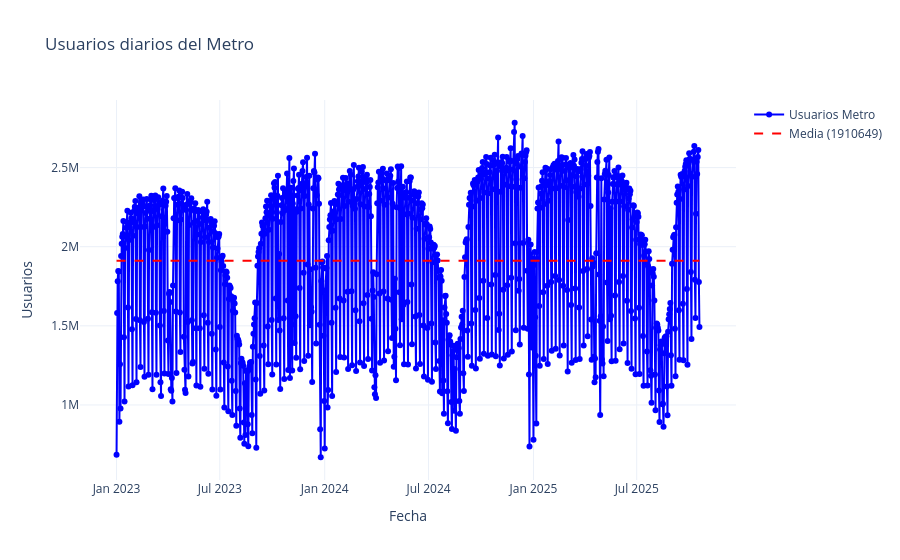

Notebook source saved alongside this figure:
### Markdown cell above
El Metro concentra la mayor demanda diaria de usuarios, superando los 1.9 millones. Los autobuses EMT ocupan el segundo lugar.

## Patrones de demanda
Centrandonos en el metro vamos a averiguar si existen patrones en el uso:

### Code cell
# Vamos a generar un gráfico con la evolución del nº de usuarios diarios a lo largo del tiempo
import plotly.graph_objects as go


# Calcular la media diaria
media_metro = ev_diaria['metro'].mean()

# Crear la figura
fig = go.Figure()

# Línea de usuarios de metro
fig.add_trace(go.Scatter(
    x=ev_diaria['fecha'],
    y=ev_diaria['metro'],
    mode='lines+markers',
    name='Usuarios Metro',
    line=dict(color='blue', width=2)
))

# Línea horizontal de la media
fig.add_trace(go.Scatter(
    x=ev_diaria['fecha'],
    y=[media_metro]*len(ev_diaria),
    mode='lines',
    name=f'Media ({media_metro:.0f})',
    line=dict(color='red', dash='dash')
))

# Personalizar el diseño
fig.update_layout(
    title='Usuarios diarios del Metro',
    xaxis_title='Fecha',
    yaxis_title='Usuarios',
    hovermode='x unified',
    template='plotly_white'
)

fig.show()

### Figure 1 — Plotly figure (JSON) as saved in the notebook; plotly's stock layout.template omitted (floating-point values rounded to 4 significant figures; data arrays with more than 128 entries replaced by an {"elided": "..."} marker saying what was removed)
{"data": [{"line": {"color": "blue", "width": 2}, "mode": "lines+markers", "name": "Usuarios Metro", "type": "scatter", "x": {"elided": "1023 str values"}, "y": {"elided": "1023 int values"}}, {"line": {"color": "red", "dash": "dash"}, "mode": "lines", "name": "Media (1910649)", "type": "scatter", "x": {"elided": "1023 str values"}, "y": {"elided": "1023 float values"}}], "layout": {"hovermode": "x unified", "title": {"text": "Usuarios diarios del Metro"}, "xaxis": {"title": {"text": "Fecha"}}, "yaxis": {"title": {"text": "Usuarios"}}}}
